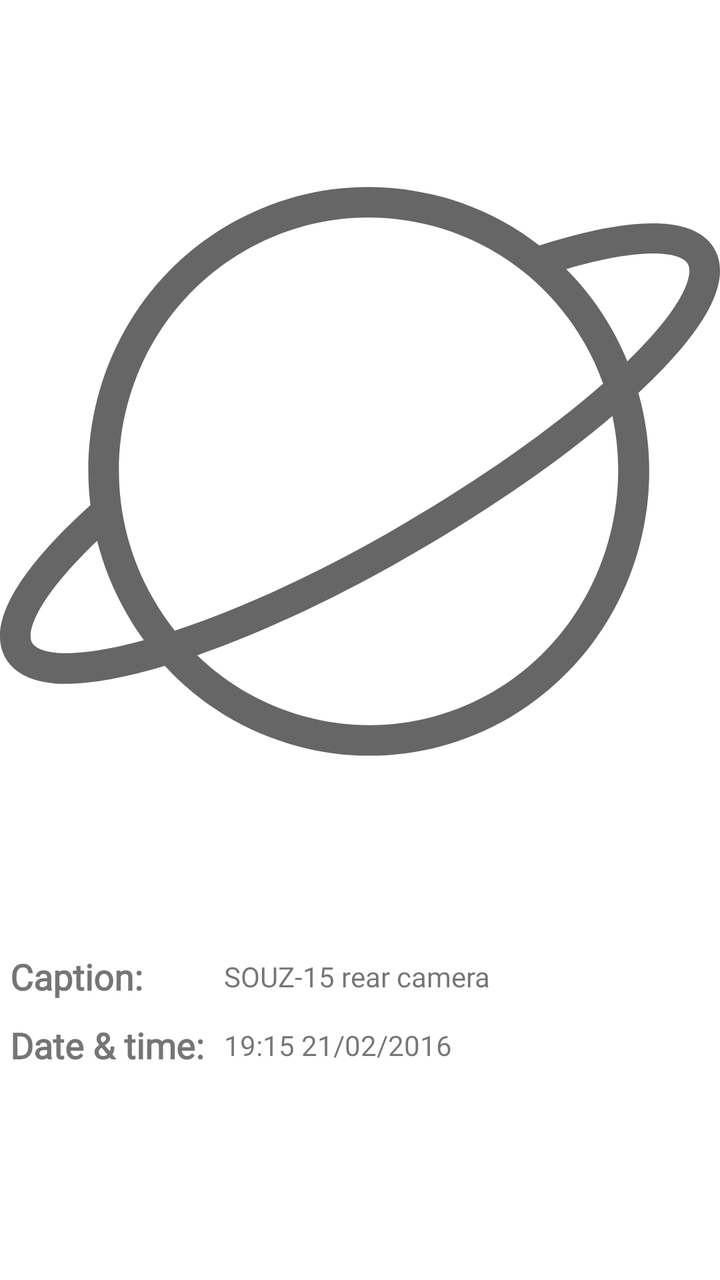
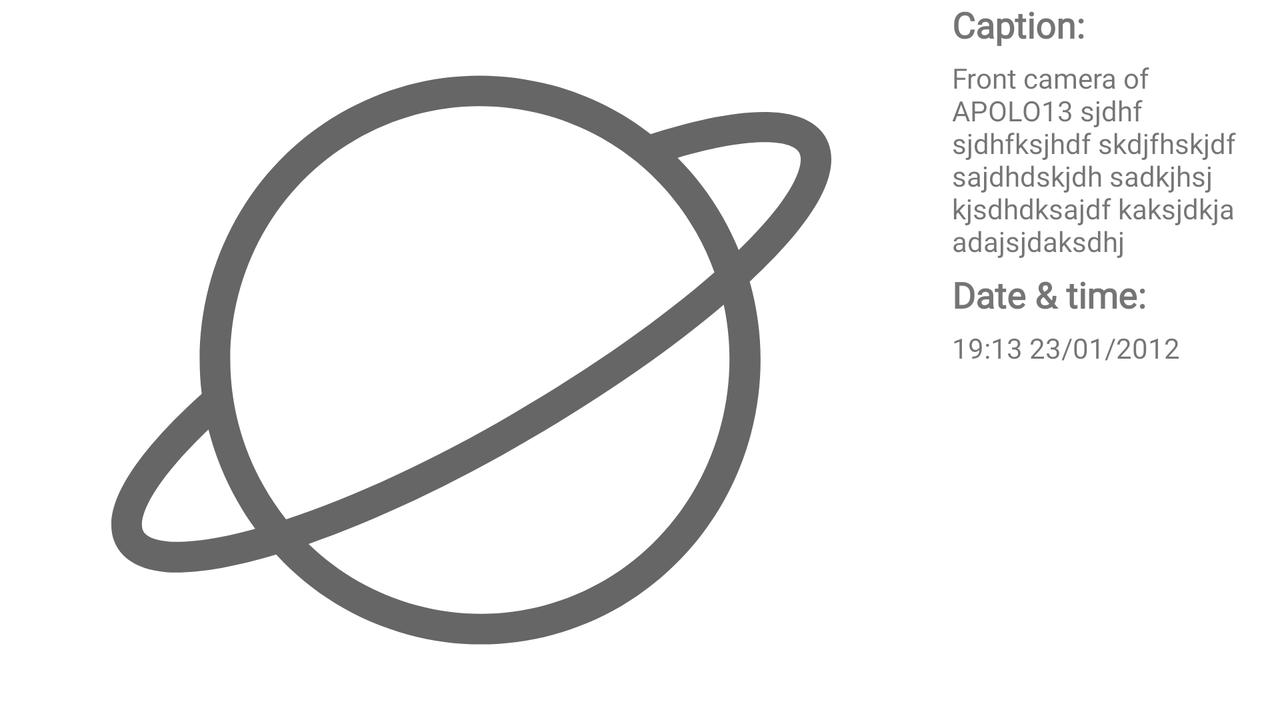

One screen, two layout resources from the same app: the default and the repository's alternative for another configuration. Each is rendered where Android would select it; the XML of both is given below.
<!-- AndroidManifest.xml: application theme Theme.Nasa.Custom -->
<!-- res/layout/fragment_nasa_epic_page_include.xml -->
<?xml version="1.0" encoding="utf-8"?>
<androidx.constraintlayout.widget.ConstraintLayout
    xmlns:android="http://schemas.android.com/apk/res/android"
    android:layout_width="match_parent"
    android:layout_height="match_parent"
    xmlns:tools="http://schemas.android.com/tools"
    xmlns:app="http://schemas.android.com/apk/res-auto">

    <ImageView
        android:id="@+id/nasa_epic_image_view"
        android:layout_width="match_parent"
        android:layout_height="wrap_content"
        android:contentDescription="@string/nasa_epic_image_content_description"
        app:layout_constraintEnd_toEndOf="parent"
        app:layout_constraintStart_toStartOf="parent"
        app:layout_constraintTop_toTopOf="parent"
        tools:srcCompat="@drawable/ic_nasa_apod" />

    <TextView
        android:id="@+id/nasa_epic_label_caption"
        android:layout_width="wrap_content"
        android:layout_height="wrap_content"
        android:layout_marginStart="@dimen/nasa_epic_margin"
        android:layout_marginTop="@dimen/nasa_epic_margin"
        android:layout_marginBottom="@dimen/nasa_epic_margin"
        android:text="@string/nasa_epic_label_caption"
        android:textSize="@dimen/nasa_epic_label_size"
        android:textStyle="bold"
        app:layout_constraintBottom_toTopOf="@+id/barrier_horizontal_1"
        app:layout_constraintStart_toStartOf="parent"
        app:layout_constraintTop_toBottomOf="@+id/nasa_epic_image_view" />

    <TextView
        android:id="@+id/nasa_epic_label_time"
        android:layout_width="wrap_content"
        android:layout_height="wrap_content"
        android:layout_marginStart="@dimen/nasa_epic_margin"
        android:layout_marginTop="@dimen/nasa_epic_margin"
        android:layout_marginBottom="@dimen/nasa_epic_margin"
        android:text="@string/nasa_epic_label_date_time"
        android:textSize="@dimen/nasa_epic_label_size"
        android:textStyle="bold"
        app:layout_constraintBottom_toTopOf="@id/barrier_horizontal_2"
        app:layout_constraintStart_toStartOf="parent"
        app:layout_constraintTop_toBottomOf="@+id/barrier_horizontal_1" />

    <androidx.constraintlayout.widget.Barrier
        android:id="@+id/barrier_vertical"
        android:layout_width="wrap_content"
        android:layout_height="wrap_content"
        app:barrierDirection="end"
        app:barrierMargin="@dimen/nasa_epic_margin"
        app:constraint_referenced_ids="nasa_epic_label_time,nasa_epic_label_caption"
        tools:layout_editor_absoluteX="@dimen/nasa_epic_margin" />

    <TextView
        android:id="@+id/nasa_epic_text_caption"
        android:layout_width="0dp"
        android:layout_height="wrap_content"
        android:layout_marginStart="@dimen/nasa_epic_margin"
        android:layout_marginTop="@dimen/nasa_epic_margin"
        android:layout_marginEnd="@dimen/nasa_epic_margin"
        android:layout_marginBottom="@dimen/nasa_epic_margin"
        app:layout_constraintBottom_toTopOf="@+id/barrier_horizontal_1"
        app:layout_constraintEnd_toEndOf="parent"
        app:layout_constraintStart_toStartOf="@+id/barrier_vertical"
        app:layout_constraintTop_toBottomOf="@+id/nasa_epic_image_view"
        tools:text="SOUZ-15 rear camera" />

    <TextView
        android:id="@+id/nasa_epic_text_time"
        android:layout_width="0dp"
        android:layout_height="wrap_content"
        android:layout_marginStart="@dimen/nasa_epic_margin"
        android:layout_marginTop="@dimen/nasa_epic_margin"
        android:layout_marginEnd="@dimen/nasa_epic_margin"
        android:layout_marginBottom="@dimen/nasa_epic_margin"
        app:layout_constraintBottom_toTopOf="@+id/barrier_horizontal_2"
        app:layout_constraintEnd_toEndOf="parent"
        app:layout_constraintStart_toStartOf="@+id/barrier_vertical"
        app:layout_constraintTop_toBottomOf="@+id/barrier_horizontal_1"
        tools:text="19:15 21/02/2016" />

    <androidx.constraintlayout.widget.Barrier
        android:id="@+id/barrier_horizontal_1"
        android:layout_width="wrap_content"
        android:layout_height="wrap_content"
        app:barrierDirection="bottom"
        app:constraint_referenced_ids="nasa_epic_text_caption,nasa_epic_label_caption"
        tools:layout_editor_absoluteY="476dp" />

    <androidx.constraintlayout.widget.Barrier
        android:id="@+id/barrier_horizontal_2"
        android:layout_width="wrap_content"
        android:layout_height="wrap_content"
        app:barrierDirection="bottom"
        app:constraint_referenced_ids="nasa_epic_label_time,nasa_epic_text_time"
        tools:layout_editor_absoluteY="543dp" />

</androidx.constraintlayout.widget.ConstraintLayout>
<!-- resources referenced by this layout -->
<resources>
  <dimen name="nasa_epic_label_size">18sp</dimen>
  <dimen name="nasa_epic_margin">5dp</dimen>
  <!-- drawable ic_nasa_apod (drawable) -->
  <vector xmlns:android="http://schemas.android.com/apk/res/android"
      android:width="471.022dp"
      android:height="471.022dp"
      android:viewportWidth="471.022"
      android:viewportHeight="471.022"
      android:tint="?attr/colorControlNormal">
    <path
        android:fillColor="#FF000000"
        android:pathData="M464.237,85.568L464.237,85.568c-19.1,-21.6 -70.6,-10.9 -111.4,2.2c-18.9,-14.7 -40.7,-25.6 -64.5,-32c-47.2,-12.7 -96.5,-6.1 -138.9,18.5c-65.7,38.2 -99,111.6 -90.3,183.4c-31.5,28.4 -67,67.9 -57.6,95.4c3,8.7 11.4,19.4 35.1,21.3c0.1,0 0.1,0 0.2,0c1.8,0.1 3.7,0.2 5.7,0.2c17.3,0 39.7,-4.1 65.3,-11.8c23.1,25.2 52.8,43.3 86.3,52.4c15.8,4.3 31.8,6.4 47.7,6.4c31.7,0 63,-8.4 91.3,-24.8c42.5,-25.1 72.8,-65.4 85.4,-113.4c8.6,-32.9 8.2,-67 -0.9,-99.1c23.3,-21.7 40,-41.7 47.8,-58.4C475.337,104.868 470.237,92.368 464.237,85.568zM38.137,354.368c-5.8,-0.5 -15.7,-2.1 -17.6,-7.7c-3,-8.9 6.8,-31.1 43,-65.7c4.1,16.1 10.4,31.9 19,47c3.5,6.3 7.4,12.3 11.6,18C71.537,352.168 52.337,355.168 38.137,354.368zM99.837,318.168c-45.3,-79.6 -18.5,-181.2 59.7,-226.6c25.2,-14.6 53.1,-22.1 81.4,-22.1c14.1,0 28.3,1.9 42.3,5.6c42.3,11.4 77.6,38.7 99.4,77c4.8,8.5 8.8,17.2 11.9,26.1c-33.6,29.5 -79.6,62.1 -131.5,92.3c-51.7,30.4 -104.7,54.7 -148.7,69.3C109.037,332.968 104.137,325.768 99.837,318.168zM323.037,379.468c-37.8,22 -81.7,27.8 -123.6,16.4c-26.8,-7.3 -50.8,-21 -70.4,-40c43.6,-15.2 94.2,-38.8 144.2,-68.2c49.6,-28.9 93.6,-59.6 127.4,-88.4C415.437,268.268 385.937,342.168 323.037,379.468zM447.337,117.368L447.337,117.368c-6.1,13 -19,28.9 -36.9,46.2c-3,-7.3 -6.5,-14.4 -10.4,-21.4c-8.2,-14.4 -18.2,-27.5 -29.6,-38.9c48.2,-14.1 72.6,-11.6 78.8,-4.5C453.137,103.168 449.737,112.268 447.337,117.368z"/>
  </vector>
  <string name="nasa_epic_image_content_description">NASA EPIC image</string>
  <string name="nasa_epic_label_caption">Caption:</string>
  <string name="nasa_epic_label_date_time">Date &amp; time:</string>
  <style name="Theme.Nasa.Custom" parent="Theme.Nasa.System">
          <item name="colorPrimary">@color/colorPrimaryCustom</item>
          <item name="colorPrimaryDark">@color/colorPrimaryDarkCustom</item>
          <item name="colorPrimaryVariant">@color/colorPrimaryDarkCustom</item>
          <item name="colorOnPrimary">@color/colorOnPrimaryCustom</item>
          <item name="colorSecondary">@color/colorSecondaryCustom</item>
          <item name="colorSecondaryVariant">@color/colorSecondaryVariantCustom</item>
          <item name="colorOnSecondary">@color/colorOnSecondaryCustom</item>
          <item name="colorError">@color/colorErrorCustom</item>
          <item name="colorOnError">@color/colorOnErrorCustom</item>
          <item name="colorSurface">@color/colorSurfaceCustom</item>
          <item name="colorOnSurface">@color/colorOnSurfaceCustom</item>
          <item name="colorOnBackground">@color/colorOnBackgroundCustom</item>
          <item name="fontFamily">@font/glimmer</item>
          <item name="android:fontFamily">@font/glimmer</item>
      </style>
  <style name="Theme.Nasa.System" parent="Theme.MaterialComponents.DayNight.NoActionBar" />
  <color name="colorPrimaryCustom">#9e9e9e</color>
  <color name="colorPrimaryDarkCustom">#707070</color>
  <color name="colorOnPrimaryCustom">#000000</color>
  <color name="colorSecondaryCustom">#512da8</color>
  <color name="colorSecondaryVariantCustom">#8559da</color>
  <color name="colorOnSecondaryCustom">#e65100</color>
  <color name="colorErrorCustom">#B71C1C</color>
  <color name="colorOnErrorCustom">#311B92</color>
  <color name="colorSurfaceCustom">#876E61</color>
  <color name="colorOnSurfaceCustom">#4A148C</color>
  <color name="colorOnBackgroundCustom">#DDD4CF</color>
</resources>
<!-- res/layout-land/fragment_nasa_epic_page_include.xml (the repository's variant of the layout above) -->
<!-- drawn on the phone turned sideways -->
<?xml version="1.0" encoding="utf-8"?>
<androidx.constraintlayout.widget.ConstraintLayout
    xmlns:android="http://schemas.android.com/apk/res/android"
    xmlns:app="http://schemas.android.com/apk/res-auto"
    xmlns:tools="http://schemas.android.com/tools"
    android:layout_width="match_parent"
    android:layout_height="match_parent">

    <ImageView
        android:id="@+id/nasa_epic_image_view"
        android:layout_width="wrap_content"
        android:layout_height="match_parent"
        android:contentDescription="@string/nasa_epic_image_content_description"
        app:layout_constraintBottom_toBottomOf="parent"
        app:layout_constraintStart_toStartOf="parent"
        app:layout_constraintTop_toTopOf="parent"
        tools:srcCompat="@drawable/ic_nasa_apod" />

    <TextView
        android:id="@+id/nasa_epic_label_caption"
        android:layout_width="wrap_content"
        android:layout_height="wrap_content"
        android:layout_marginStart="@dimen/nasa_epic_margin"
        android:text="@string/nasa_epic_label_caption"
        android:textSize="@dimen/nasa_epic_label_size"
        android:textStyle="bold"
        app:layout_constraintStart_toEndOf="@+id/nasa_epic_image_view"
        app:layout_constraintTop_toTopOf="parent" />

    <TextView
        android:id="@+id/nasa_epic_text_caption"
        android:layout_width="0dp"
        android:layout_height="wrap_content"
        android:layout_marginStart="@dimen/nasa_epic_margin"
        android:layout_marginTop="@dimen/nasa_epic_margin"
        android:layout_marginEnd="@dimen/nasa_epic_margin"
        tools:text="Front camera of APOLO13 sjdhf sjdhfksjhdf skdjfhskjdf sajdhdskjdh sadkjhsj kjsdhdksajdf kaksjdkja adajsjdaksdhj"
        app:layout_constraintEnd_toEndOf="parent"
        app:layout_constraintTop_toBottomOf="@+id/nasa_epic_label_caption"
        app:layout_constraintStart_toEndOf="@+id/nasa_epic_image_view"/>

    <TextView
        android:id="@+id/nasa_epic_label_time"
        android:layout_width="wrap_content"
        android:layout_height="wrap_content"
        android:layout_marginStart="@dimen/nasa_epic_margin"
        android:layout_marginTop="@dimen/nasa_epic_margin"
        android:text="@string/nasa_epic_label_date_time"
        android:textSize="@dimen/nasa_epic_label_size"
        android:textStyle="bold"
        app:layout_constraintStart_toEndOf="@+id/nasa_epic_image_view"
        app:layout_constraintTop_toBottomOf="@+id/nasa_epic_text_caption" />

    <TextView
        android:id="@+id/nasa_epic_text_time"
        android:layout_width="0dp"
        android:layout_height="wrap_content"
        android:layout_marginStart="@dimen/nasa_epic_margin"
        android:layout_marginTop="@dimen/nasa_epic_margin"
        android:layout_marginEnd="@dimen/nasa_epic_margin"
        tools:text="19:13 23/01/2012"
        app:layout_constraintEnd_toEndOf="parent"
        app:layout_constraintTop_toBottomOf="@+id/nasa_epic_label_time"
        app:layout_constraintStart_toEndOf="@+id/nasa_epic_image_view"/>

</androidx.constraintlayout.widget.ConstraintLayout>
